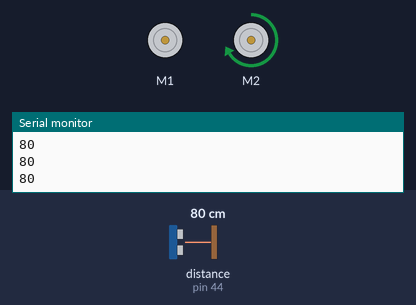
This sketch was run on a simulated Arduino Mega 2560, built with avr-gcc and run on an emulated ATmega2560. Parts: 2 × DC motor (green arrow = forward, orange = backward, longer = faster), the last lines printed to the serial monitor. Wiring (inferred from the names in the program): ultrasonic range finder: trigger pin 33; echo pin 44. Inputs (shaded band) come from the test bench; at power-on: distance to the obstacle (sensor on pin 44) 80 cm. The echo pulse lasts 58.3 µs per cm.

Above: at 1.2 s.
1.3 s: distance to the obstacle (sensor on pin 44) set to 34 cm
2.8 s: distance to the obstacle (sensor on pin 44) set to 27 cm
At 3.7 s:
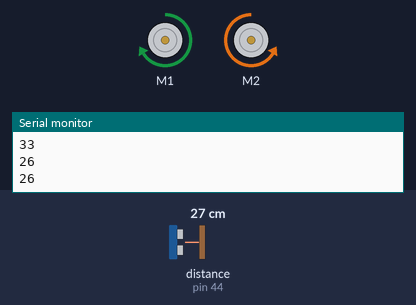
4.6 s: distance to the obstacle (sensor on pin 44) set to 35 cm
At 5.5 s:
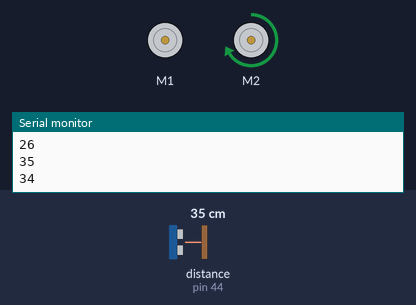
6.4 s: distance to the obstacle (sensor on pin 44) set to 2 cm
At 7.1 s:
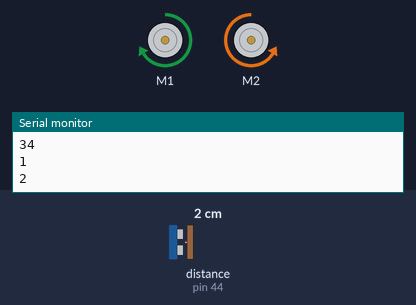
Timing chart, 0 to 9.2 s (numbered marks = the images above; inputs shaded):
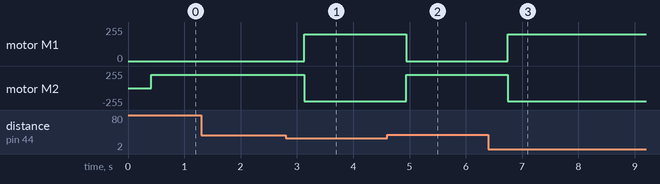

Measured:
- the behaviour switches between 31 and 30 cm on distance to the obstacle (sensor on pin 44) (found by bisection; images 0 and 1)
- after the input at 2.8 s, motor M1: stopped → forward 200/255 after 0.33 s; motor M2: forward 200/255 → backward 200/255 after 0.33 s
- after the input at 4.6 s, motor M1: forward 200/255 → stopped after 0.34 s; motor M2: backward 200/255 → forward 200/255 after 0.34 s
- after the input at 6.4 s, motor M1: stopped → forward 200/255 after 0.35 s; motor M2: forward 200/255 → backward 200/255 after 0.35 s

The sketch:

BLACK_CAR_DORABOTAT.ino
```cpp
#include <AFMotor.h>

AF_DCMotor motor1(1); //руль
AF_DCMotor motor2(2); //Левый
const int Trig = 33;
const int Echo = 44;
void setup()

{

  pinMode(Trig, OUTPUT);
  pinMode(Echo, INPUT);
  Serial.begin(9600);

}


unsigned int time_us=0;
unsigned int distance_sm=0;


 void loop()

{

  {

  for (int i=90; i<=100; i=i+10)

   {

    delay(200);
    digitalWrite(Trig, HIGH);
    delayMicroseconds(10);
    digitalWrite(Trig, LOW);
    time_us=pulseIn(Echo, HIGH);
    distance_sm=time_us/58;
    Serial.println(distance_sm);

  }

 }

    if (distance_sm<30)

    {
   motor1.setSpeed(200);
   motor2.setSpeed(200);
   motor1.run(FORWARD);
   motor2.run(BACKWARD);
   delay(500);


    }

    else

    {
      motor1.setSpeed(200);
      motor2.setSpeed(200);
      motor1.run(RELEASE);
      motor2.run(FORWARD);
  delay(500);
    }

}
```
